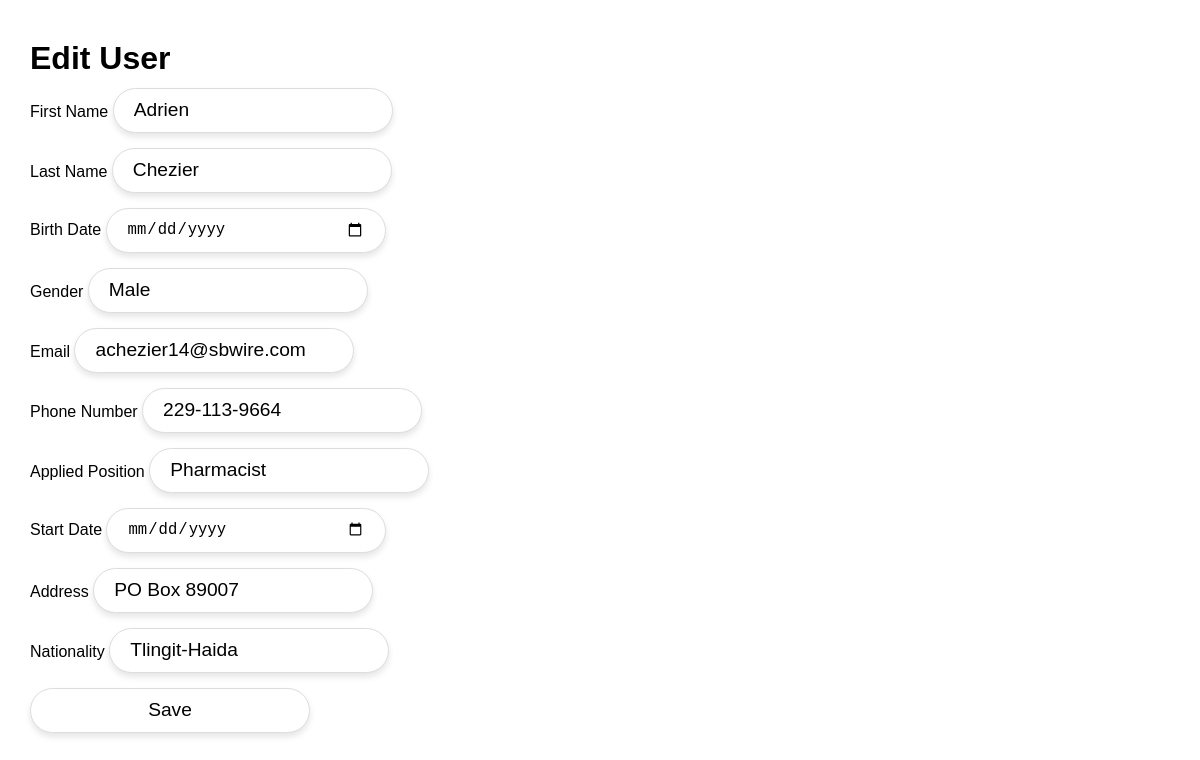
Page /edit.php?id=41 on the committed database.
### tables this page shows
create table search_users_data (
	id INT AUTO_INCREMENT PRIMARY KEY,
	first_name VARCHAR(255),
	last_name VARCHAR(255),
    birth_date VARCHAR(255),
	gender VARCHAR(255),
	email_address VARCHAR(255),
    phone_number VARCHAR (20),
    applied_position VARCHAR(255),
    start_date VARCHAR(255),
	address VARCHAR(255),
	nationality VARCHAR(255),
	date_added TIMESTAMP DEFAULT CURRENT_TIMESTAMP
);

### core/models.php (called while the page is built, shortened)
<?php
function getUserByID($pdo, $id) {
    $sql = "SELECT * FROM search_users_data WHERE id = ?";
    $stmt = $pdo->prepare($sql);
    $stmt->execute([$id]);
    return $stmt->fetch();
}
?>

### edit.php (the view, shortened to what this page needs)
<?php
require_once 'core/handleForms.php';
require_once 'core/models.php';
?>
<!DOCTYPE html>
<html lang="en">
<head>
	<link rel="stylesheet" href="css/styles.css">
</head>
<body>
	<?php
	$getUserByID = getUserByID($pdo, $_GET['id']);
	?>
	<h1>Edit User</h1>
	<form action="core/handleForms.php?id=<?php echo $_GET['id']; ?>" method="POST">
		<p>
			<label for="firstName">First Name</label>
			<input type="text" name="first_name" value="<?php echo htmlspecialchars($getUserByID['first_name']); ?>" required>
		</p>
		<p>
			<label for="lastName">Last Name</label>
			<input type="text" name="last_name" value="<?php echo htmlspecialchars($getUserByID['last_name']); ?>" required>
		</p>
		<p>
			<label for="birthDate">Birth Date</label>
			<input type="date" name="birth_date" value="<?php echo htmlspecialchars($getUserByID['birth_date']); ?>" required>
		</p>
		<p>
			<label for="gender">Gender</label>
			<input type="text" name="gender" value="<?php echo htmlspecialchars($getUserByID['gender']); ?>" required>
		</p>
		<p>
			<label for="email">Email</label>
			<input type="email" name="email_address" value="<?php echo htmlspecialchars($getUserByID['email_address']); ?>" required>
		</p>
		<p>
			<label for="phoneNumber">Phone Number</label>
			<input type="text" name="phone_number" value="<?php echo htmlspecialchars($getUserByID['phone_number']); ?>" required>
		</p>
		<p>
			<label for="appliedPosition">Applied Position</label>
			<input type="text" name="applied_position" value="<?php echo htmlspecialchars($getUserByID['applied_position']); ?>" required>
		</p>
		<p>
			<label for="startDate">Start Date</label>
			<input type="date" name="start_date" value="<?php echo htmlspecialchars($getUserByID['start_date']); ?>" required>
		</p>
		<p>
			<label for="address">Address</label>
			<input type="text" name="address" value="<?php echo htmlspecialchars($getUserByID['address']); ?>" required>
		</p>
		<p>
			<label for="nationality">Nationality</label>
			<input type="text" name="nationality" value="<?php echo htmlspecialchars($getUserByID['nationality']); ?>" required>
		</p>
		<p>
			<input type="submit" value="Save" name="editUserBtn">
		</p>
	</form>
</body>
</html>

### css/styles.css (style rules this page uses)
* { margin: 0; padding: 0; box-sizing: border-box; word-wrap: break-word; }
body { font-family: "Verdana", sans-serif; line-height: 1.8; padding: 30px; max-width: 100vw; overflow-x: hidden; }
input { font-size: 1.2em; height: 45px; width: 100%; max-width: 280px; padding: 0 20px; border: 1px solid #ddd; border-radius: 25px; background-color: #fff; box-shadow: 0 4px 6px rgba(0, 0, 0, 0.1); transition: all 0.3s ease; margin-bottom: 15px; }

### rows in the picture
search_users_data: first_name "Adrien", last_name "Chezier", gender "Male", email_address "achezier14@sbwire.com", phone_number "229-113-9664", applied_position "Pharmacist", address "PO Box 89007", nationality "Tlingit-Haida"
